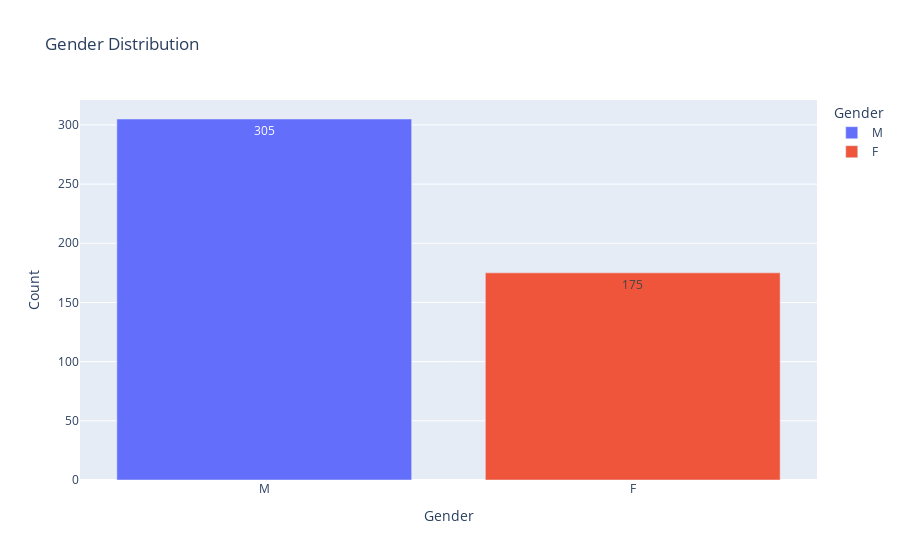
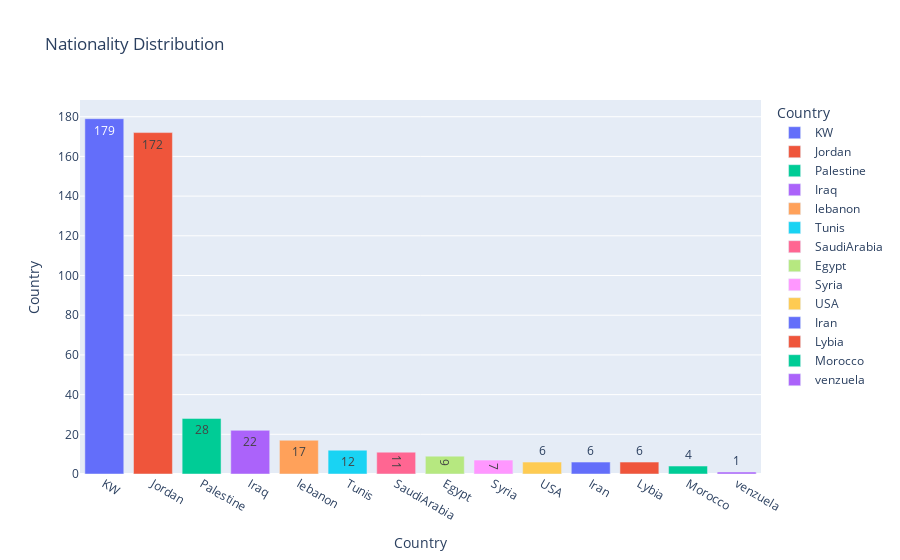
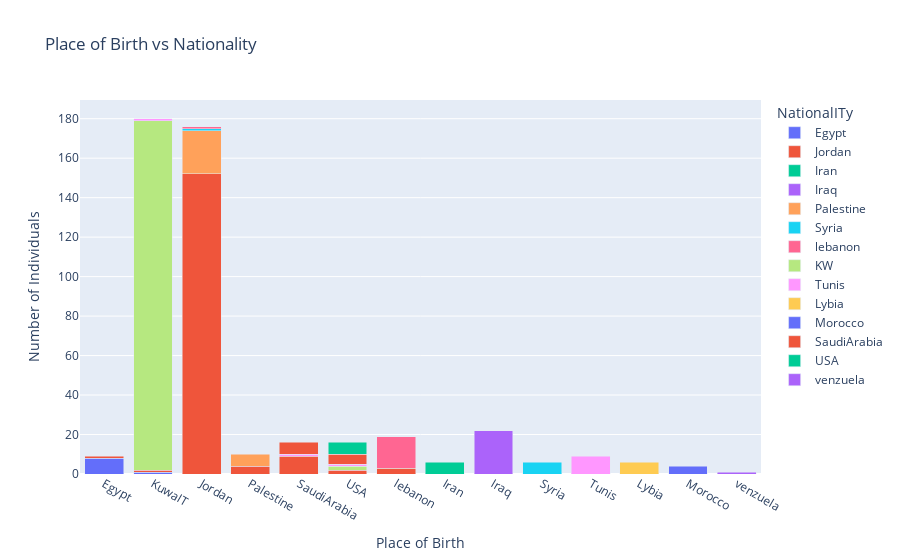

These figures' notebook cell, in order:
### Markdown cell above
## Demographic Insight

### Code cell
gender_count = data['gender'].value_counts().reset_index()
gender_count.columns = ['gender', 'count']

student_nationality = data['NationalITy'].value_counts().reset_index()
student_nationality.columns = ['country', 'count']

nationality_birth = data.groupby(['PlaceofBirth', 'NationalITy']).size().reset_index(name = 'Count')


gender_chart = px.bar(gender_count, x = 'gender', y = 'count',
                      title = 'Gender Distribution',
                      labels = {'gender': 'Gender', 'count': 'Count'},
                      color = 'gender', text = 'count')

nationality = px.bar(student_nationality, x = 'country', y = 'count',
                     title = 'Nationality Distribution',
                     labels = {'country': 'Country', 'count': 'Country'},
                     color = 'country', text = 'count')

nationality_birth_bar = px.bar(nationality_birth, x = 'PlaceofBirth', y = 'Count', color = 'NationalITy',
                               title = 'Place of Birth vs Nationality', 
                               labels = {'Count': 'Number of Individuals', 'PlaceofBirth': 'Place of Birth'},
                               barmode = 'stack')

gender_chart.show()
nationality.show()
nationality_birth_bar.show()

### Figure 1 — Plotly figure (JSON) as saved in the notebook; plotly's stock layout.template omitted (floating-point values rounded to 4 significant figures)
{"data": [{"alignmentgroup": "True", "hovertemplate": "Gender=%{x}<br>Count=%{text}<extra></extra>", "legendgroup": "M", "marker": {"color": "#636efa", "pattern": {"shape": ""}}, "name": "M", "offsetgroup": "M", "orientation": "v", "showlegend": true, "text": [305], "textposition": "auto", "type": "bar", "x": ["M"], "xaxis": "x", "y": [305], "yaxis": "y"}, {"alignmentgroup": "True", "hovertemplate": "Gender=%{x}<br>Count=%{text}<extra></extra>", "legendgroup": "F", "marker": {"color": "#EF553B", "pattern": {"shape": ""}}, "name": "F", "offsetgroup": "F", "orientation": "v", "showlegend": true, "text": [175], "textposition": "auto", "type": "bar", "x": ["F"], "xaxis": "x", "y": [175], "yaxis": "y"}], "layout": {"barmode": "relative", "legend": {"title": {"text": "Gender"}, "tracegroupgap": 0}, "title": {"text": "Gender Distribution"}, "xaxis": {"anchor": "y", "categoryarray": ["M", "F"], "categoryorder": "array", "domain": [0, 1], "title": {"text": "Gender"}}, "yaxis": {"anchor": "x", "domain": [0, 1], "title": {"text": "Count"}}}}

### Figure 2 — Plotly figure (JSON) as saved in the notebook; plotly's stock layout.template omitted (floating-point values rounded to 4 significant figures)
{"data": [{"alignmentgroup": "True", "hovertemplate": "Country=%{text}<extra></extra>", "legendgroup": "KW", "marker": {"color": "#636efa", "pattern": {"shape": ""}}, "name": "KW", "offsetgroup": "KW", "orientation": "v", "showlegend": true, "text": [179], "textposition": "auto", "type": "bar", "x": ["KW"], "xaxis": "x", "y": [179], "yaxis": "y"}, {"alignmentgroup": "True", "hovertemplate": "Country=%{text}<extra></extra>", "legendgroup": "Jordan", "marker": {"color": "#EF553B", "pattern": {"shape": ""}}, "name": "Jordan", "offsetgroup": "Jordan", "orientation": "v", "showlegend": true, "text": [172], "textposition": "auto", "type": "bar", "x": ["Jordan"], "xaxis": "x", "y": [172], "yaxis": "y"}, {"alignmentgroup": "True", "hovertemplate": "Country=%{text}<extra></extra>", "legendgroup": "Palestine", "marker": {"color": "#00cc96", "pattern": {"shape": ""}}, "name": "Palestine", "offsetgroup": "Palestine", "orientation": "v", "showlegend": true, "text": [28], "textposition": "auto", "type": "bar", "x": ["Palestine"], "xaxis": "x", "y": [28], "yaxis": "y"}, {"alignmentgroup": "True", "hovertemplate": "Country=%{text}<extra></extra>", "legendgroup": "Iraq", "marker": {"color": "#ab63fa", "pattern": {"shape": ""}}, "name": "Iraq", "offsetgroup": "Iraq", "orientation": "v", "showlegend": true, "text": [22], "textposition": "auto", "type": "bar", "x": ["Iraq"], "xaxis": "x", "y": [22], "yaxis": "y"}, {"alignmentgroup": "True", "hovertemplate": "Country=%{text}<extra></extra>", "legendgroup": "lebanon", "marker": {"color": "#FFA15A", "pattern": {"shape": ""}}, "name": "lebanon", "offsetgroup": "lebanon", "orientation": "v", "showlegend": true, "text": [17], "textposition": "auto", "type": "bar", "x": ["lebanon"], "xaxis": "x", "y": [17], "yaxis": "y"}, {"alignmentgroup": "True", "hovertemplate": "Country=%{text}<extra></extra>", "legendgroup": "Tunis", "marker": {"color": "#19d3f3", "pattern": {"shape": ""}}, "name": "Tunis", "offsetgroup": "Tunis", "orientation": "v", "showlegend": true, "text": [12], "textposition": "auto", "type": "bar", "x": ["Tunis"], "xaxis": "x", "y": [12], "yaxis": "y"}, {"alignmentgroup": "True", "hovertemplate": "Country=%{text}<extra></extra>", "legendgroup": "SaudiArabia", "marker": {"color": "#FF6692", "pattern": {"shape": ""}}, "name": "SaudiArabia", "offsetgroup": "SaudiArabia", "orientation": "v", "showlegend": true, "text": [11], "textposition": "auto", "type": "bar", "x": ["SaudiArabia"], "xaxis": "x", "y": [11], "yaxis": "y"}, {"alignmentgroup": "True", "hovertemplate": "Country=%{text}<extra></extra>", "legendgroup": "Egypt", "marker": {"color": "#B6E880", "pattern": {"shape": ""}}, "name": "Egypt", "offsetgroup": "Egypt", "orientation": "v", "showlegend": true, "text": [9], "textposition": "auto", "type": "bar", "x": ["Egypt"], "xaxis": "x", "y": [9], "yaxis": "y"}, {"alignmentgroup": "True", "hovertemplate": "Country=%{text}<extra></extra>", "legendgroup": "Syria", "marker": {"color": "#FF97FF", "pattern": {"shape": ""}}, "name": "Syria", "offsetgroup": "Syria", "orientation": "v", "showlegend": true, "text": [7], "textposition": "auto", "type": "bar", "x": ["Syria"], "xaxis": "x", "y": [7], "yaxis": "y"}, {"alignmentgroup": "True", "hovertemplate": "Country=%{text}<extra></extra>", "legendgroup": "USA", "marker": {"color": "#FECB52", "pattern": {"shape": ""}}, "name": "USA", "offsetgroup": "USA", "orientation": "v", "showlegend": true, "text": [6], "textposition": "auto", "type": "bar", "x": ["USA"], "xaxis": "x", "y": [6], "yaxis": "y"}, {"alignmentgroup": "True", "hovertemplate": "Country=%{text}<extra></extra>", "legendgroup": "Iran", "marker": {"color": "#636efa", "pattern": {"shape": ""}}, "name": "Iran", "offsetgroup": "Iran", "orientation": "v", "showlegend": true, "text": [6], "textposition": "auto", "type": "bar", "x": ["Iran"], "xaxis": "x", "y": [6], "yaxis": "y"}, {"alignmentgroup": "True", "hovertemplate": "Country=%{text}<extra></extra>", "legendgroup": "Lybia", "marker": {"color": "#EF553B", "pattern": {"shape": ""}}, "name": "Lybia", "offsetgroup": "Lybia", "orientation": "v", "showlegend": true, "text": [6], "textposition": "auto", "type": "bar", "x": ["Lybia"], "xaxis": "x", "y": [6], "yaxis": "y"}, {"alignmentgroup": "True", "hovertemplate": "Country=%{text}<extra></extra>", "legendgroup": "Morocco", "marker": {"color": "#00cc96", "pattern": {"shape": ""}}, "name": "Morocco", "offsetgroup": "Morocco", "orientation": "v", "showlegend": true, "text": [4], "textposition": "auto", "type": "bar", "x": ["Morocco"], "xaxis": "x", "y": [4], "yaxis": "y"}, {"alignmentgroup": "True", "hovertemplate": "Country=%{text}<extra></extra>", "legendgroup": "venzuela", "marker": {"color": "#ab63fa", "pattern": {"shape": ""}}, "name": "venzuela", "offsetgroup": "venzuela", "orientation": "v", "showlegend": true, "text": [1], "textposition": "auto", "type": "bar", "x": ["venzuela"], "xaxis": "x", "y": [1], "yaxis": "y"}], "layout": {"barmode": "relative", "legend": {"title": {"text": "Country"}, "tracegroupgap": 0}, "title": {"text": "Nationality Distribution"}, "xaxis": {"anchor": "y", "categoryarray": ["KW", "Jordan", "Palestine", "Iraq", "lebanon", "Tunis", "SaudiArabia", "Egypt", "Syria", "USA", "Iran", "Lybia", "Morocco", "venzuela"], "categoryorder": "array", "domain": [0, 1], "title": {"text": "Country"}}, "yaxis": {"anchor": "x", "domain": [0, 1], "title": {"text": "Country"}}}}

### Figure 3 — Plotly figure (JSON) as saved in the notebook; plotly's stock layout.template omitted (floating-point values rounded to 4 significant figures)
{"data": [{"alignmentgroup": "True", "hovertemplate": "NationalITy=Egypt<br>Place of Birth=%{x}<br>Number of Individuals=%{y}<extra></extra>", "legendgroup": "Egypt", "marker": {"color": "#636efa", "pattern": {"shape": ""}}, "name": "Egypt", "offsetgroup": "Egypt", "orientation": "v", "showlegend": true, "textposition": "auto", "type": "bar", "x": ["Egypt", "KuwaIT"], "xaxis": "x", "y": [8, 1], "yaxis": "y"}, {"alignmentgroup": "True", "hovertemplate": "NationalITy=Jordan<br>Place of Birth=%{x}<br>Number of Individuals=%{y}<extra></extra>", "legendgroup": "Jordan", "marker": {"color": "#EF553B", "pattern": {"shape": ""}}, "name": "Jordan", "offsetgroup": "Jordan", "orientation": "v", "showlegend": true, "textposition": "auto", "type": "bar", "x": ["Egypt", "Jordan", "KuwaIT", "Palestine", "SaudiArabia", "USA", "lebanon"], "xaxis": "x", "y": [1, 152, 1, 4, 9, 2, 3], "yaxis": "y"}, {"alignmentgroup": "True", "hovertemplate": "NationalITy=Iran<br>Place of Birth=%{x}<br>Number of Individuals=%{y}<extra></extra>", "legendgroup": "Iran", "marker": {"color": "#00cc96", "pattern": {"shape": ""}}, "name": "Iran", "offsetgroup": "Iran", "orientation": "v", "showlegend": true, "textposition": "auto", "type": "bar", "x": ["Iran"], "xaxis": "x", "y": [6], "yaxis": "y"}, {"alignmentgroup": "True", "hovertemplate": "NationalITy=Iraq<br>Place of Birth=%{x}<br>Number of Individuals=%{y}<extra></extra>", "legendgroup": "Iraq", "marker": {"color": "#ab63fa", "pattern": {"shape": ""}}, "name": "Iraq", "offsetgroup": "Iraq", "orientation": "v", "showlegend": true, "textposition": "auto", "type": "bar", "x": ["Iraq"], "xaxis": "x", "y": [22], "yaxis": "y"}, {"alignmentgroup": "True", "hovertemplate": "NationalITy=Palestine<br>Place of Birth=%{x}<br>Number of Individuals=%{y}<extra></extra>", "legendgroup": "Palestine", "marker": {"color": "#FFA15A", "pattern": {"shape": ""}}, "name": "Palestine", "offsetgroup": "Palestine", "orientation": "v", "showlegend": true, "textposition": "auto", "type": "bar", "x": ["Jordan", "Palestine"], "xaxis": "x", "y": [22, 6], "yaxis": "y"}, {"alignmentgroup": "True", "hovertemplate": "NationalITy=Syria<br>Place of Birth=%{x}<br>Number of Individuals=%{y}<extra></extra>", "legendgroup": "Syria", "marker": {"color": "#19d3f3", "pattern": {"shape": ""}}, "name": "Syria", "offsetgroup": "Syria", "orientation": "v", "showlegend": true, "textposition": "auto", "type": "bar", "x": ["Jordan", "Syria"], "xaxis": "x", "y": [1, 6], "yaxis": "y"}, {"alignmentgroup": "True", "hovertemplate": "NationalITy=lebanon<br>Place of Birth=%{x}<br>Number of Individuals=%{y}<extra></extra>", "legendgroup": "lebanon", "marker": {"color": "#FF6692", "pattern": {"shape": ""}}, "name": "lebanon", "offsetgroup": "lebanon", "orientation": "v", "showlegend": true, "textposition": "auto", "type": "bar", "x": ["Jordan", "lebanon"], "xaxis": "x", "y": [1, 16], "yaxis": "y"}, {"alignmentgroup": "True", "hovertemplate": "NationalITy=KW<br>Place of Birth=%{x}<br>Number of Individuals=%{y}<extra></extra>", "legendgroup": "KW", "marker": {"color": "#B6E880", "pattern": {"shape": ""}}, "name": "KW", "offsetgroup": "KW", "orientation": "v", "showlegend": true, "textposition": "auto", "type": "bar", "x": ["KuwaIT", "USA"], "xaxis": "x", "y": [177, 2], "yaxis": "y"}, {"alignmentgroup": "True", "hovertemplate": "NationalITy=Tunis<br>Place of Birth=%{x}<br>Number of Individuals=%{y}<extra></extra>", "legendgroup": "Tunis", "marker": {"color": "#FF97FF", "pattern": {"shape": ""}}, "name": "Tunis", "offsetgroup": "Tunis", "orientation": "v", "showlegend": true, "textposition": "auto", "type": "bar", "x": ["KuwaIT", "SaudiArabia", "Tunis", "USA"], "xaxis": "x", "y": [1, 1, 9, 1], "yaxis": "y"}, {"alignmentgroup": "True", "hovertemplate": "NationalITy=Lybia<br>Place of Birth=%{x}<br>Number of Individuals=%{y}<extra></extra>", "legendgroup": "Lybia", "marker": {"color": "#FECB52", "pattern": {"shape": ""}}, "name": "Lybia", "offsetgroup": "Lybia", "orientation": "v", "showlegend": true, "textposition": "auto", "type": "bar", "x": ["Lybia"], "xaxis": "x", "y": [6], "yaxis": "y"}, {"alignmentgroup": "True", "hovertemplate": "NationalITy=Morocco<br>Place of Birth=%{x}<br>Number of Individuals=%{y}<extra></extra>", "legendgroup": "Morocco", "marker": {"color": "#636efa", "pattern": {"shape": ""}}, "name": "Morocco", "offsetgroup": "Morocco", "orientation": "v", "showlegend": true, "textposition": "auto", "type": "bar", "x": ["Morocco"], "xaxis": "x", "y": [4], "yaxis": "y"}, {"alignmentgroup": "True", "hovertemplate": "NationalITy=SaudiArabia<br>Place of Birth=%{x}<br>Number of Individuals=%{y}<extra></extra>", "legendgroup": "SaudiArabia", "marker": {"color": "#EF553B", "pattern": {"shape": ""}}, "name": "SaudiArabia", "offsetgroup": "SaudiArabia", "orientation": "v", "showlegend": true, "textposition": "auto", "type": "bar", "x": ["SaudiArabia", "USA"], "xaxis": "x", "y": [6, 5], "yaxis": "y"}, {"alignmentgroup": "True", "hovertemplate": "NationalITy=USA<br>Place of Birth=%{x}<br>Number of Individuals=%{y}<extra></extra>", "legendgroup": "USA", "marker": {"color": "#00cc96", "pattern": {"shape": ""}}, "name": "USA", "offsetgroup": "USA", "orientation": "v", "showlegend": true, "textposition": "auto", "type": "bar", "x": ["USA"], "xaxis": "x", "y": [6], "yaxis": "y"}, {"alignmentgroup": "True", "hovertemplate": "NationalITy=venzuela<br>Place of Birth=%{x}<br>Number of Individuals=%{y}<extra></extra>", "legendgroup": "venzuela", "marker": {"color": "#ab63fa", "pattern": {"shape": ""}}, "name": "venzuela", "offsetgroup": "venzuela", "orientation": "v", "showlegend": true, "textposition": "auto", "type": "bar", "x": ["venzuela"], "xaxis": "x", "y": [1], "yaxis": "y"}], "layout": {"barmode": "stack", "legend": {"title": {"text": "NationalITy"}, "tracegroupgap": 0}, "title": {"text": "Place of Birth vs Nationality"}, "xaxis": {"anchor": "y", "domain": [0, 1], "title": {"text": "Place of Birth"}}, "yaxis": {"anchor": "x", "domain": [0, 1], "title": {"text": "Number of Individuals"}}}}
